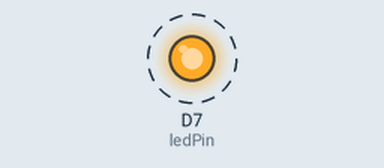
The sketch below on a simulated ESP8266 (NodeMCU). On the bench: output pins drawn as LEDs (lit = HIGH). Dashed ring = blinking.

Above: at 0.5 s.
Timing chart, 0 to 4.6 s (numbered marks = the images above):
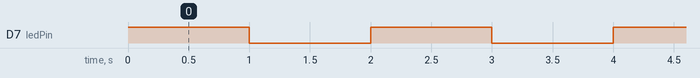

The sketch:

01-BLINK.ino
```cpp
int ledPin = D7;  // In der Variablen led_pin wird der Name des Pins gespeichert, an dem die
		 // interne LED hängt: D7.

// Die Setup Funktion wird einmal aufgerufen, wenn der Photon startet. Also wenn er wieder mit
// Strom versorgt wird oder der Reset Button gedrückt wurde.
// Wir benutzen die Funktion deshalb hauptsächlich für Initialisierungen.
void setup() {
    pinMode(ledPin, OUTPUT);   // Wir legen fest, dass wir den Pin als Output benutzen wollen.
}

// Die loop Funktion wird ständig in einer Schleife ausgeführt.
// Hier kommt deshalb aller Code hinein, der wiederholt ausgeführt werden soll.
void loop() {
    digitalWrite(ledPin, HIGH); // Wir schalten die LED an, indem wir den Pin auf HIGH setzen.
    delay(1000);                // Warten für 1000 Millisekunden, also eine Sekunde.
    digitalWrite(ledPin, LOW);  // Die LED wird wieder ausgeschaltet.
    delay(1000);                // Bevor der loop wieder von vorne beginnt und die LED wieder
			      // angeschaltet wird, warten wir nochmal 1 Sekunde.
}
```

Measured:
- by itself, D7 (ledPin): alternates HIGH for 1.0 s and LOW for 1.0 s
